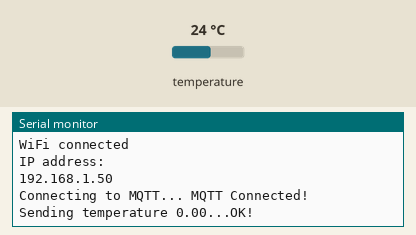
A sketch run on a simulated ESP8266 (NodeMCU). Shown: the last lines printed to the serial monitor. Inputs (shaded band) come from the test bench; at power-on: temperature 24 °C. WiFi joins after 1.5 s; servers stay silent unless stated; no MQTT or app messages arrive unless stated.

Above: at 3.2 s.
3.3 s: temperature set to 12 °C
At 8.5 s:
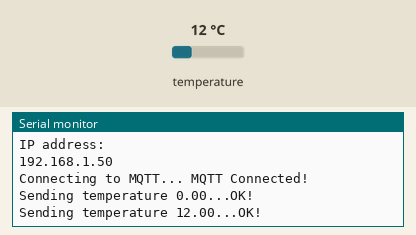
14.6 s: temperature set to 19 °C
At 18.2 s:
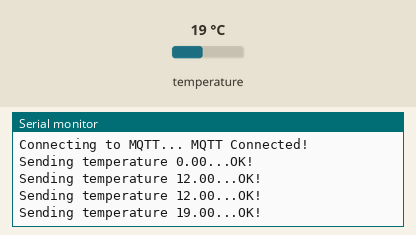
Timing chart, 0 to 19.7 s (numbered marks = the images above; inputs shaded):
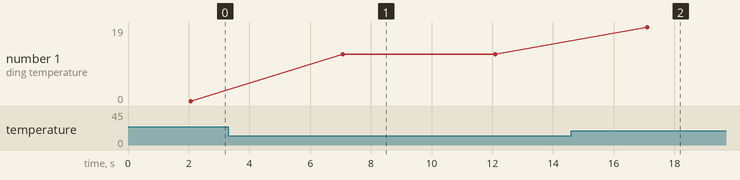

Measured:
- after the input at 3.3 s, the serial monitor: prints a new line after 3.8 s (image 1)
- after the input at 14.6 s, the serial monitor: prints a new line after 2.5 s (image 2)
- plotted number 1: 0 → 12 after the input at 3.3 s, 12 → 19 after the input at 14.6 s

The sketch:

roomtemp_MSL_V1.ino
```cpp
/***************************************************

  based on: Adafruit MQTT Library ESP8266 Example
  MQTT room thermometer Makerspace Leiden
  Freerk 04-2022
  Based on board: NodeMCU 1.0 (ESP-12E Module)


   ****************************************************/

#define DS_PIN 2                // "D4", DS18S20 pin en blauwe led

#include <ESP8266WiFi.h>
#include <OneWire.h>
#include "Adafruit_MQTT.h"
#include "Adafruit_MQTT_Client.h"

/************************* WiFi Access Point *********************************/

#define WLAN_SSID       "xxxxxxxxxxx" // make sure to enter SSID
#define WLAN_PASS       "xxxxxxxxxxx" // and Password

/************************* Adafruit.io Setup *********************************/

#define AIO_SERVER      "space.makerspaceleiden.nl"
#define AIO_SERVERPORT  1883
#define AIO_USERNAME    ""
#define AIO_KEY         ""

/************ Global State (you don't need to change this!) ******************/

// Create an ESP8266 WiFiClient class to connect to the MQTT server.
WiFiClient client;

// Setup the MQTT client class by passing in the WiFi client and MQTT server and login details.
Adafruit_MQTT_Client mqtt(&client, AIO_SERVER, AIO_SERVERPORT, AIO_USERNAME, AIO_KEY);

/****************************** Feeds ***************************************/

// Setup a feed called 'temperature' for publishing.
// Notice MQTT paths for MSL follow the form: makerspace/feed/<feedname>
Adafruit_MQTT_Publish temperatureFeed = Adafruit_MQTT_Publish(&mqtt, AIO_USERNAME "makerspace/temp/KL");

/*************************** Sketch Code ************************************/

// DS18S20 startup
OneWire  ds(DS_PIN);

// Bug workaround for Arduino 1.6.6, it seems to need a function declaration
// for some reason (only affects ESP8266, likely an arduino-builder bug).
void MQTT_connect();

void setup() {
  Serial.begin(115200);
  delay(500); // workaround so we can see bootup messages ...

  Serial.println(F("MSL roomtemp via MQTT"));
  Serial.println(F("roomtemp_MSL_V1.ino"));
  Serial.println(F("20220517 Freerk de Jong"));

  // Connect to WiFi access point.
  Serial.println(); Serial.println();
  Serial.print("Connecting to ");
  Serial.println(WLAN_SSID);

  WiFi.begin(WLAN_SSID, WLAN_PASS);
  while (WiFi.status() != WL_CONNECTED) {
    delay(500);
    Serial.print(".");
  }
  Serial.println();

  Serial.println("WiFi connected");
  Serial.println("IP address: "); Serial.println(WiFi.localIP());

}

void loop() {
  static float temperature; // Make a wild guess :-)


  // Ensure the connection to the MQTT server is alive (this will make the first
  // connection and automatically reconnect when disconnected).  See the MQTT_connect
  // function definition further below.
  MQTT_connect();

  temperature = DS_reader ();


  // Now we can publish stuff!
  Serial.print(F("\nSending temperature "));
  Serial.print(temperature);
  Serial.print("...");
  if (! temperatureFeed.publish(temperature)) {
    Serial.println(F("Failed"));
  } else {
    Serial.println(F("OK!"));
    delay(5000);
  }

  // ping the server to keep the mqtt connection alive
  // NOT required if you are publishing once every KEEPALIVE seconds
  /*
  if(! mqtt.ping()) {
    mqtt.disconnect();
  }
  */
}

// Function to connect and reconnect as necessary to the MQTT server.
// Should be called in the loop function and it will take care if connecting.
void MQTT_connect() {
  int8_t ret;

  // Stop if already connected.
  if (mqtt.connected()) {
    return;
  }

  Serial.print("Connecting to MQTT... ");

  uint8_t retries = 3;
  while ((ret = mqtt.connect()) != 0) { // connect will return 0 for connected
       Serial.println(mqtt.connectErrorString(ret));
       Serial.println("Retrying MQTT connection in 5 seconds...");
       mqtt.disconnect();
       delay(30000);  // wait 30 seconds
       retries--;
       if (retries == 0) {
         // basically die and wait for WDT to reset me
         while (1);
       }
  }
  Serial.println("MQTT Connected!");
}

float DS_reader () {
  /*
   * Reads one DS chip in two phases without using delay().
   */
  static long last_action;    // Time of last action in ms
  byte data[12];
  static byte addr[8];
  byte type_s, present = 0;
  static float celsius;
  enum states { // States of the DS read state machine
    ds_start,
    ds_read,
  };
  static int state = ds_start;

  switch (state) {
    case ds_start: {
      ds.reset_search();
      ds.search(addr);
      if (OneWire::crc8(addr, 7) != addr[7]) {
        #ifdef debug_temp
          Serial.println("CRC is not valid!");
        #endif
      }
      switch (addr[0]) {
        case 0x10:
          #ifdef debug_temp
            Serial.println("  Chip = DS18S20");  // or old DS1820
          #endif
            type_s = 1;
        break;
        case 0x28:
          #ifdef debug_temp
            Serial.println("  Chip = DS18B20");
          #endif
          type_s = 0;
        break;
        case 0x22:
          #ifdef debug_temp
            Serial.println("  Chip = DS1822");
          #endif
          type_s = 0;
        break;
        default: {
        #ifdef debug_temp
           Serial.println("Device is not a DS18x20 family device.");
         #endif
        }
      }
      ds.reset();
      ds.select(addr);
      ds.write(0x44, 1);
      state = ds_read;
      last_action = millis();
    } break;

    case ds_read: {
      if ((millis() - last_action) < 800) break; // doe pas na 1 seconde

      present = ds.reset();
      ds.select(addr);
      ds.write(0xBE);         // Read Scratchpad
      #ifdef debug_temp
        Serial.print("  Data = ");
        Serial.print(present, HEX);
        Serial.print(" ");
      #endif
          for (int i = 0; i < 9; i++) {           // we need 9 bytes
        data[i] = ds.read();
        #ifdef debug_temp
          Serial.print(data[i], HEX);
          Serial.print(" ");
        #endif
      }
      #ifdef debug_temp
      Serial.println(" ");
      Serial.print(" CRC=");
      Serial.print(OneWire::crc8(data, 8), HEX);
      Serial.println(" ");
      #endif
      int16_t raw = (data[1] << 8) | data[0];
      if (type_s) {
        raw = raw << 3; // 9 bit resolution default
        if (data[7] == 0x10) {
          // "count remain" gives full 12 bit resolution
          raw = (raw & 0xFFF0) + 12 - data[6];
        }
      } else {
        byte cfg = (data[4] & 0x60);
        // at lower res, the low bits are undefined, so let's zero them
        if (cfg == 0x00) raw = raw & ~7;  // 9 bit resolution, 93.75 ms
        else if (cfg == 0x20) raw = raw & ~3; // 10 bit res, 187.5 ms
        else if (cfg == 0x40) raw = raw & ~1; // 11 bit res, 375 ms
        //// default is 12 bit resolution, 750 ms conversion time
      }
      celsius = (float)raw / 16.0;
      #ifdef debug_temp
        Serial.print("  Temperature = ");
        Serial.print(celsius);
        Serial.println(" Celsius, ");
      #endif
      state = ds_start;
    }
  }
  return celsius;
}
```
